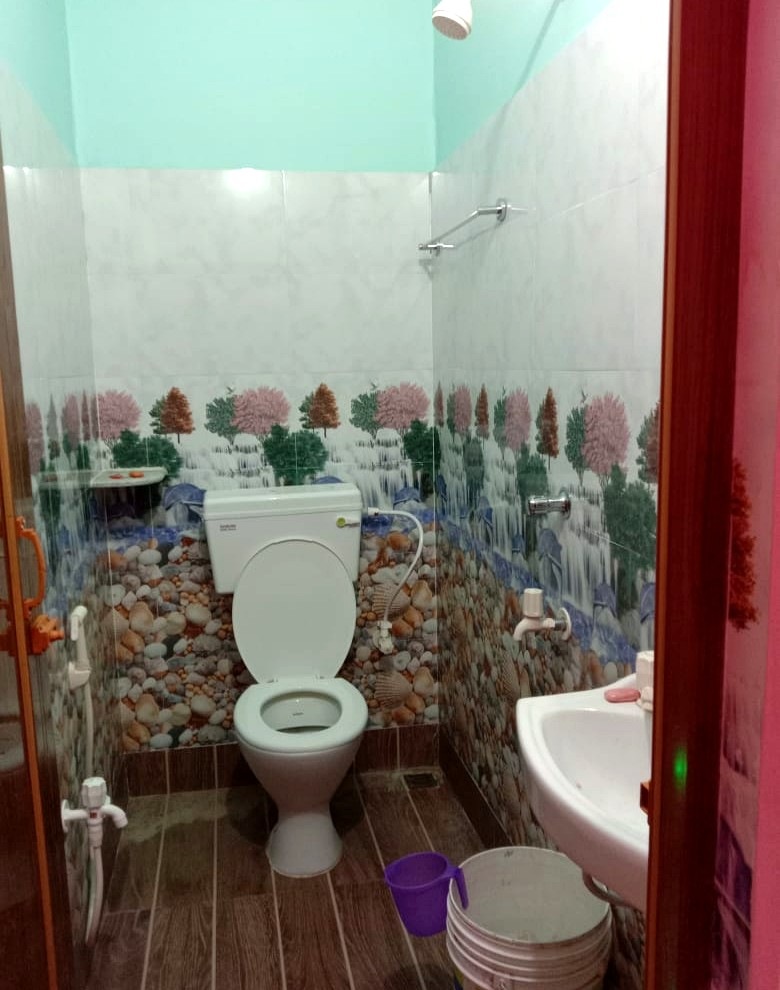
#> input picture assets/images/bathroom-suite.jpg, 780 x 990 px, found by its file name; its folder holds only this picture in this run
$ python generate_thumbnails.py
#> lines starting #> are read from the running program, lines starting #| are printed output that depends on the picture
import os
from PIL import Image

IMG_DIR = r"D:\Digha Hotel\assets\images"

def make_card_thumb(src_name, target_name, target_size=(800, 560), anchor="center"):
    src_path = os.path.join(IMG_DIR, f"{src_name}.jpg")
    if not os.path.exists(src_path):
        return
    with Image.open(src_path) as im:
        target_w, target_h = target_size
        target_aspect = target_w / target_h
        im_aspect = im.width / im.height

        if im_aspect > target_aspect:
            # Source is wider, crop sides
            new_w = int(im.height * target_aspect)
            if anchor == "center":
                left = (im.width - new_w) // 2
            elif anchor == "left":
                left = 0
            else:
                left = im.width - new_w
            box = (left, 0, left + new_w, im.height)
        else:
            # Source is taller, crop top/bottom
            new_h = int(im.width / target_aspect)
            if anchor == "center":
                top = (im.height - new_h) // 2
            elif anchor == "top":
                top = 0
            elif anchor == "bottom":
                top = im.height - new_h
            else:
                top = (im.height - new_h) // 2
            box = (0, top, im.width, top + new_h)

        cropped = im.crop(box)
        resized = cropped.resize(target_size, Image.Resampling.LANCZOS)

        jpg_out = os.path.join(IMG_DIR, f"{target_name}.jpg")
        webp_out = os.path.join(IMG_DIR, f"{target_name}.webp")
        resized.save(jpg_out, "JPEG", quality=90, progressive=True, optimize=True)
        resized.save(webp_out, "WEBP", quality=88, method=6)
        print(f"Generated card: {target_name} ({target_w}x{target_h})")

# Standardized room cards
make_card_thumb("room-deluxe-ac-1", "card-room-deluxe-1", (800, 560), anchor="center")
make_card_thumb("room-deluxe-ac-2", "card-room-deluxe-2", (800, 560), anchor="center")
make_card_thumb("room-executive-suite", "card-room-suite", (800, 560), anchor="center")
make_card_thumb("room-ac-suite", "card-room-ac", (800, 560), anchor="center")
make_card_thumb("room-ceiling-chandelier", "card-room-ceiling", (800, 560), anchor="center")
make_card_thumb("bathroom-suite", "card-bathroom", (800, 560), anchor="center")
#> in make_card_thumb, im is the input picture: PIL image 780x990 RGB; mean R, G, B 131.1, 122.6, 114.3
#> in make_card_thumb (call 6), `cropped = im.crop(box)`:
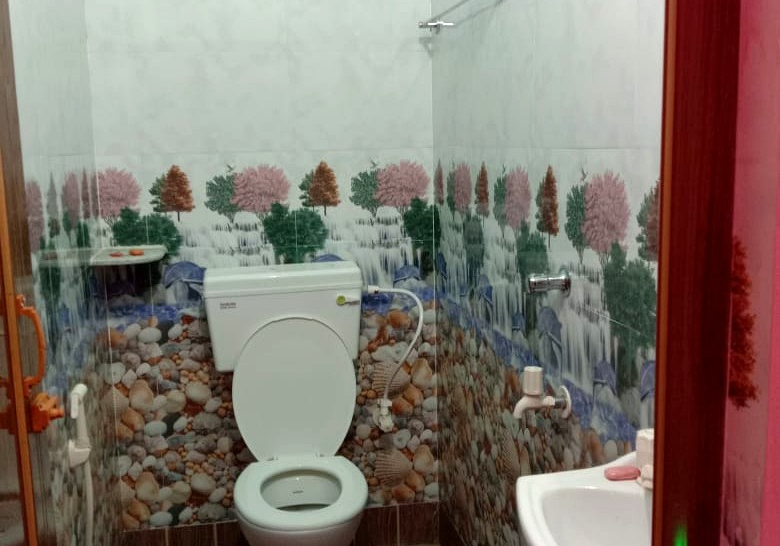
#> cropped: PIL image 780x546 RGB; mean R, G, B 128.4, 117.5, 108.7
make_card_thumb("hotel-exterior-day", "card-exterior-day", (800, 560), anchor="center")
make_card_thumb("hotel-exterior-night", "card-exterior-night", (800, 560), anchor="center")
make_card_thumb("hotel-main-gate", "card-main-gate", (800, 560), anchor="center")
make_card_thumb("digha-bathing-beach-ghat", "card-beach-ghat", (800, 560), anchor="center")
make_card_thumb("digha-sea-promenade-view", "card-beach-promenade", (800, 560), anchor="center")
make_card_thumb("digha-beach-waves-crowd", "card-beach-waves", (800, 560), anchor="center")

print("Standardized card thumbnails created!")
